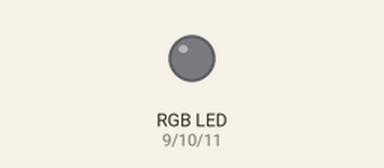
Bench run of a sketch on a simulated Arduino Uno, built with avr-gcc and run on an emulated ATmega328P. On the bench: an RGB LED mixed from three pins (HIGH = lit).

Above: at 0.5 s.
At 2.5 s:
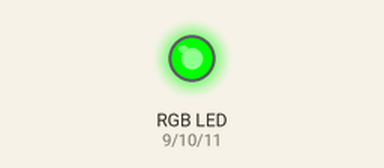
At 3.5 s:
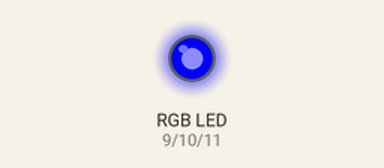
At 4.5 s:
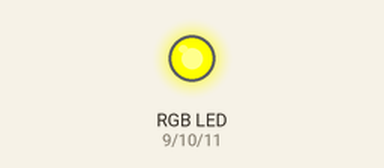
At 6.5 s:
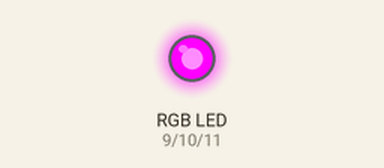
At 8.5 s:
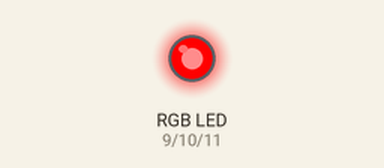
Timing chart, 0 to 9.1 s (numbered marks = the images above):
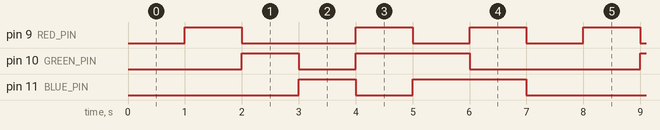

The sketch:

9_RGB_LED.ino
```cpp
/*
Download from http://robotica.md/

*/

const int RED_PIN = 9;
const int GREEN_PIN = 10;
const int BLUE_PIN = 11;

const int DISPLAY_TIME = 1000;  // timp rulare culoare
void setup()  //setarea pinilor ca fiind OUTput
{
  pinMode(RED_PIN, OUTPUT);
  pinMode(GREEN_PIN, OUTPUT);
  pinMode(BLUE_PIN, OUTPUT);
}

void loop()
{
  mainColors();        // combinații de culori
  //  showSpectrum();    // gradienți
}
void mainColors()
{
  digitalWrite(RED_PIN, LOW); // toate LEDurile stinse
  digitalWrite(GREEN_PIN, LOW);
  digitalWrite(BLUE_PIN, LOW);
  delay(DISPLAY_TIME);

  digitalWrite(RED_PIN, HIGH); // culoarea roșie
  digitalWrite(GREEN_PIN, LOW);
  digitalWrite(BLUE_PIN, LOW);
  delay(DISPLAY_TIME);

  digitalWrite(RED_PIN, LOW);
  digitalWrite(GREEN_PIN, HIGH); // culoarea verde
  digitalWrite(BLUE_PIN, LOW);
  delay(DISPLAY_TIME);

  digitalWrite(RED_PIN, LOW);
  digitalWrite(GREEN_PIN, LOW);
  digitalWrite(BLUE_PIN, HIGH); // culoarea albastră
  delay(DISPLAY_TIME);

  // culoarea galbena (roșu și verde)
  digitalWrite(RED_PIN, HIGH);
  digitalWrite(GREEN_PIN, HIGH);
  digitalWrite(BLUE_PIN, LOW);
  delay(DISPLAY_TIME);

  // Cyan (verde și albastru)
  digitalWrite(RED_PIN, LOW);
  digitalWrite(GREEN_PIN, HIGH);
  digitalWrite(BLUE_PIN, HIGH);
  delay(DISPLAY_TIME);

  // culoarea violeta (roșu și albastru)
  digitalWrite(RED_PIN, HIGH);
  digitalWrite(GREEN_PIN, LOW);
  digitalWrite(BLUE_PIN, HIGH);
  delay(DISPLAY_TIME);

}

void showSpectrum()
{
  for (int x = 0; x <= 767; x++)
  {
    RGB(x);      // se incrementează valoarea lui x și se modifică nuanța culorii
    delay(10);   // întârziere de timp 10 ms (1/100 din secundă) - pentru a ajuta la "netezirea"
  }
}

void RGB(int color)
{
  int redIntensity;
  int greenIntensity;
  int blueIntensity;

  color = constrain(color, 0, 767); // constrângerea valoarilor de intrare la un interval de la 0 la 767


if (color <= 255)       // interval 1 de la roșu la verde
  {
    redIntensity = 255 - color;    // roșu merge de la pornit la oprit
 greenIntensity = color;        // verde merge de la oprit la pornit
    blueIntensity = 0;             // alabstru este mereu oprit
  }
  else if (color <= 511)  // (256 - 511) interval 2 de la verde la albastru
  {
    redIntensity = 0;                     // roșu mereu oprit
    greenIntensity = 511 - color;         // verde la pornit la oprit
    blueIntensity = color - 256;          // albastru de la oprit la pornit
  }
  else                    // interval 3 ( >= 512) de la albastru la roșu
  {
    redIntensity = color - 512;         // roșu de la oprit la pornit
    greenIntensity = 0;                 // verde mereu oprit
    blueIntensity = 767 - color;        // albastru de la pornit la oprit
  }

  // Se "trimit" valorile de intensitate (roșu, verde, albastru) folosind pin analogWrite ()
  analogWrite(RED_PIN, redIntensity);
  analogWrite(GREEN_PIN, greenIntensity);
  analogWrite(BLUE_PIN, blueIntensity);
}
```

Measured:
- by itself, pin 9 (RED_PIN): repeats every 7.0 s: LOW 2.0 s, 2 × (HIGH 1.0 s, LOW 1.0 s), HIGH 1.0 s
- by itself, pin 10 (GREEN_PIN), pin 11 (BLUE_PIN): repeats every 7.0 s: LOW 1.0 s, HIGH 2.0 s, LOW 3.0 s, HIGH 1.0 s
- by itself, everything shown: repeats every 7.0 s, in 7 steps
